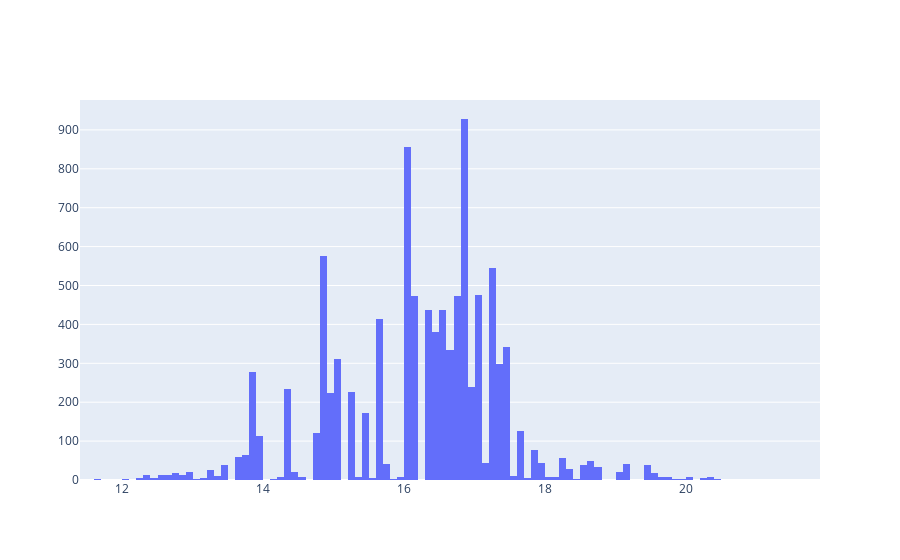

Write notebook code for a chart like this one.
### Code cell
go.Figure([go.Histogram(x=metrics_mean)])

### Figure 1 — Plotly figure (JSON) as saved in the notebook; plotly's stock layout.template omitted (floating-point values rounded to 4 significant figures; data arrays with more than 128 entries replaced by an {"elided": "..."} marker saying what was removed)
{"data": [{"type": "histogram", "x": {"elided": "10000 float values"}}], "layout": {}}
